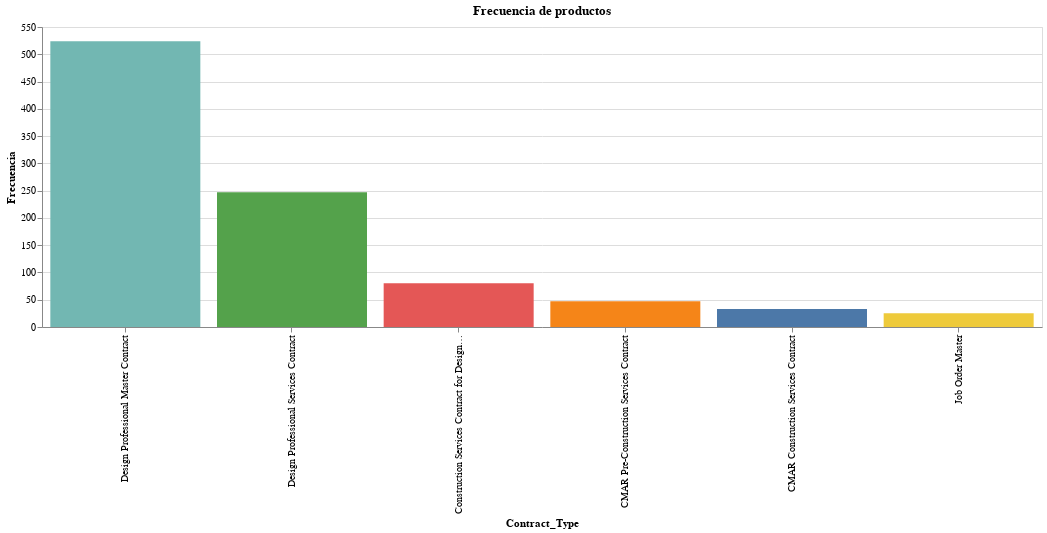

Notebook cell for this chart:
### Code cell
# Type fo contract, general plot
alt.Chart(source_ContractType).mark_bar().encode(
    alt.X('Contract_Type',  sort='-y'),
    alt.Y('Frequency', title="Frecuencia"),
    alt.Color('Contract_Type', legend=None),
    tooltip=['Contract_Type', 'Frequency']
).properties(title="Frecuencia de productos",width=1000)

### Figure 1 — Vega-Lite specification as saved in the notebook (floating-point values rounded to 4 significant figures)
{"config": {"view": {"continuousWidth": 300, "continuousHeight": 300}}, "data": {"name": "data-fca7adf48ff5ec89e92f8b82bfbde43b"}, "mark": {"type": "bar"}, "encoding": {"color": {"field": "Contract_Type", "legend": null, "type": "nominal"}, "tooltip": [{"field": "Contract_Type", "type": "nominal"}, {"field": "Frequency", "type": "quantitative"}], "x": {"field": "Contract_Type", "sort": "-y", "type": "nominal"}, "y": {"field": "Frequency", "title": "Frecuencia", "type": "quantitative"}}, "title": "Frecuencia de productos", "width": 1000, "$schema": "https://vega.github.io/schema/vega-lite/v5.14.1.json", "datasets": {"data-fca7adf48ff5ec89e92f8b82bfbde43b": [{"Contract_Type": "Design Professional Master Contract", "Frequency": 524}, {"Contract_Type": "Design Professional Services Contract", "Frequency": 247}, {"Contract_Type": "Construction Services Contract for Design-Bid-Build Projects", "Frequency": 80}, {"Contract_Type": "CMAR Pre-Construction Services Contract", "Frequency": 47}, {"Contract_Type": "CMAR Construction Services Contract", "Frequency": 33}, {"Contract_Type": "Job Order Master", "Frequency": 25}]}}
